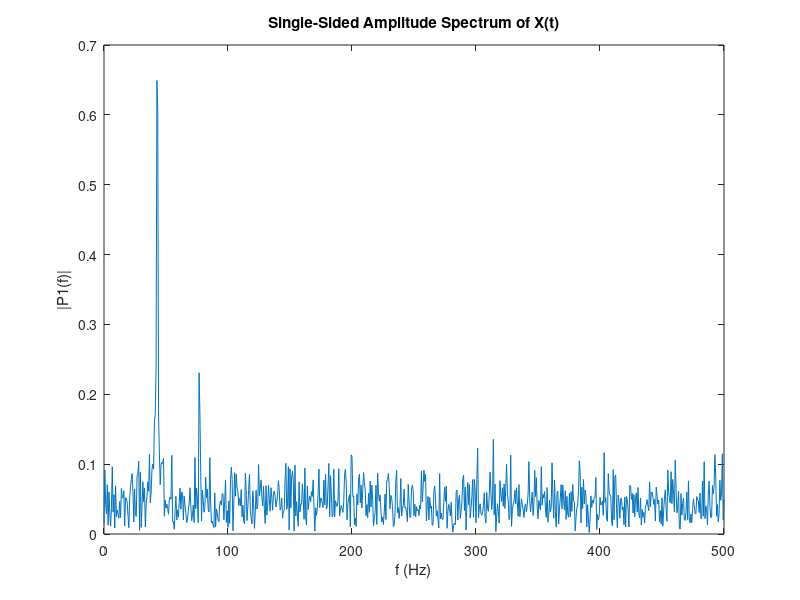

The MATLAB script that drew this image:
fs = 1e3;
t=1.5e3
T = 1/fs %sampling period
xtime = (0:t-1)/fs;
F1 = 77;
F2 = 43;
signal=0.7*sin(2*pi*F1*xtime) + 2*sin(2*pi*F2*xtime);
X= signal + 2 *randn(size(xtime));

%plot(1000*xtime(1:80) ,X(1:80))
%title('Signal Corrupted with Zero-Mean Random Noise')
%xlabel('t (milliseconds)')
%ylabel('X(t)')
%%FFT

Y=fft(X);
P2 = abs(Y/t);

%remove mirror image of signal

P1 = P2(1:t/2+1);
f=fs*(0:t/2)/t;

plot(f,P1) 
title('Single-Sided Amplitude Spectrum of X(t)')
xlabel('f (Hz)')
ylabel('|P1(f)|')
